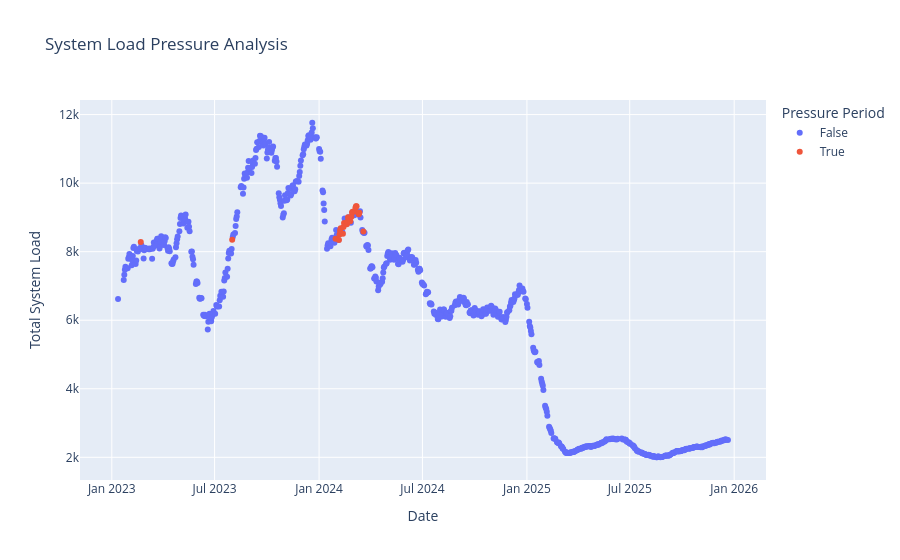

Here is the notebook cell this chart was saved with:
### Code cell
import plotly.express as px

fig = px.scatter(
    df,
    x="Date",
    y="total_system_load",
    color="load_pressure",
    title="System Load Pressure Analysis",
    labels={
        "total_system_load": "Total System Load",
        "load_pressure": "Pressure Period"
    }
)

fig.show()

### Figure 1 — Plotly figure (JSON) as saved in the notebook; plotly's stock layout.template omitted (floating-point values rounded to 4 significant figures; data arrays with more than 128 entries replaced by an {"elided": "..."} marker saying what was removed)
{"data": [{"hovertemplate": "Pressure Period=False<br>Date=%{x}<br>Total System Load=%{y}<extra></extra>", "legendgroup": "False", "marker": {"color": "#636efa", "symbol": "circle"}, "mode": "markers", "name": "False", "orientation": "v", "showlegend": true, "type": "scatter", "x": {"elided": "696 str values"}, "xaxis": "x", "y": {"elided": "696 float values"}, "yaxis": "y"}, {"hovertemplate": "Pressure Period=True<br>Date=%{x}<br>Total System Load=%{y}<extra></extra>", "legendgroup": "True", "marker": {"color": "#EF553B", "symbol": "circle"}, "mode": "markers", "name": "True", "orientation": "v", "showlegend": true, "type": "scatter", "x": ["2023-02-21T00:00:00.000000", "2023-08-01T00:00:00.000000", "2024-01-30T00:00:00.000000", "2024-02-05T00:00:00.000000", "2024-02-06T00:00:00.000000", "2024-02-07T00:00:00.000000", "2024-02-08T00:00:00.000000", "2024-02-12T00:00:00.000000", "2024-02-13T00:00:00.000000", "2024-02-14T00:00:00.000000", "2024-02-19T00:00:00.000000", "2024-02-20T00:00:00.000000", "2024-02-21T00:00:00.000000", "2024-02-25T00:00:00.000000", "2024-02-27T00:00:00.000000", "2024-02-28T00:00:00.000000", "2024-02-29T00:00:00.000000", "2024-03-04T00:00:00.000000", "2024-03-05T00:00:00.000000", "2024-03-06T00:00:00.000000", "2024-03-07T00:00:00.000000", "2024-03-11T00:00:00.000000", "2024-03-12T00:00:00.000000", "2024-03-19T00:00:00.000000"], "xaxis": "x", "y": [8281.0, 8349.0, 8380.0, 8338.0, 8500.0, 8613.0, 8687.0, 8522.0, 8717.0, 8834.0, 8800.0, 8883.0, 9003.0, 8886.0, 9019.0, 9146.0, 9168.0, 9169.0, 9272.0, 9327.0, 9326.0, 9093.0, 9137.0, 8592.0], "yaxis": "y"}], "layout": {"legend": {"title": {"text": "Pressure Period"}, "tracegroupgap": 0}, "title": {"text": "System Load Pressure Analysis"}, "xaxis": {"anchor": "y", "domain": [0, 1], "title": {"text": "Date"}}, "yaxis": {"anchor": "x", "domain": [0, 1], "title": {"text": "Total System Load"}}}}
